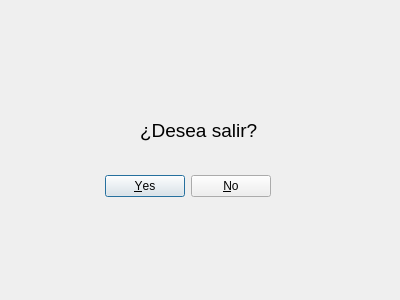
<?xml version="1.0" encoding="UTF-8"?>
<ui version="4.0">
 <class>Dialog</class>
 <widget class="QDialog" name="Dialog">
  <property name="windowModality">
   <enum>Qt::WindowModal</enum>
  </property>
  <property name="geometry">
   <rect>
    <x>0</x>
    <y>0</y>
    <width>400</width>
    <height>300</height>
   </rect>
  </property>
  <property name="windowTitle">
   <string>Dialog</string>
  </property>
  <widget class="QDialogButtonBox" name="buttonBox">
   <property name="geometry">
    <rect>
     <x>-70</x>
     <y>170</y>
     <width>341</width>
     <height>32</height>
    </rect>
   </property>
   <property name="orientation">
    <enum>Qt::Horizontal</enum>
   </property>
   <property name="standardButtons">
    <set>QDialogButtonBox::No|QDialogButtonBox::Yes</set>
   </property>
  </widget>
  <widget class="QLabel" name="label">
   <property name="geometry">
    <rect>
     <x>140</x>
     <y>110</y>
     <width>121</width>
     <height>41</height>
    </rect>
   </property>
   <property name="text">
    <string>&lt;html&gt;&lt;head/&gt;&lt;body&gt;&lt;p&gt;&lt;span style=&quot; font-size:14pt;&quot;&gt;¿Desea salir?&lt;/span&gt;&lt;/p&gt;&lt;/body&gt;&lt;/html&gt;</string>
   </property>
   <property name="textFormat">
    <enum>Qt::RichText</enum>
   </property>
  </widget>
  <widget class="QLabel" name="label_2">
   <property name="geometry">
    <rect>
     <x>160</x>
     <y>40</y>
     <width>71</width>
     <height>61</height>
    </rect>
   </property>
   <property name="text">
    <string/>
   </property>
   <property name="pixmap">
    <pixmap>warning.png</pixmap>
   </property>
   <property name="scaledContents">
    <bool>true</bool>
   </property>
  </widget>
 </widget>
 <resources/>
 <connections>
  <connection>
   <sender>buttonBox</sender>
   <signal>accepted()</signal>
   <receiver>Dialog</receiver>
   <slot>accept()</slot>
   <hints>
    <hint type="sourcelabel">
     <x>248</x>
     <y>254</y>
    </hint>
    <hint type="destinationlabel">
     <x>157</x>
     <y>274</y>
    </hint>
   </hints>
  </connection>
  <connection>
   <sender>buttonBox</sender>
   <signal>rejected()</signal>
   <receiver>Dialog</receiver>
   <slot>reject()</slot>
   <hints>
    <hint type="sourcelabel">
     <x>316</x>
     <y>260</y>
    </hint>
    <hint type="destinationlabel">
     <x>286</x>
     <y>274</y>
    </hint>
   </hints>
  </connection>
 </connections>
</ui>
